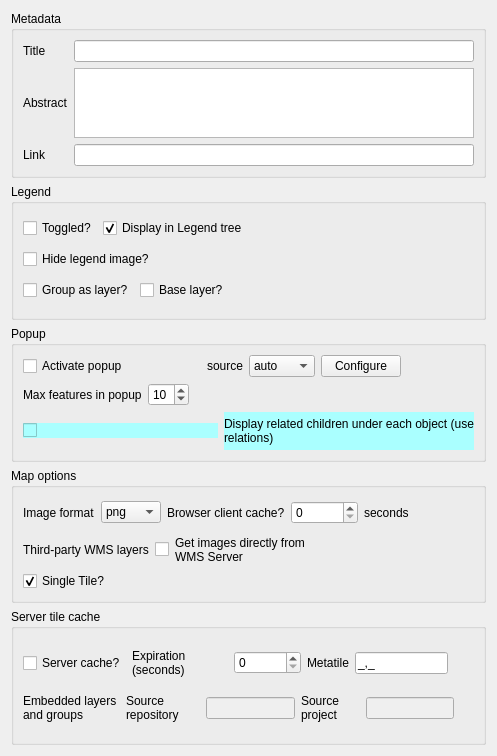
                    <widget class="QWidget" name="scrollAreaWidgetContents_10">
                     <property name="geometry">
                      <rect>
                       <x>0</x>
                       <y>0</y>
                       <width>497</width>
                       <height>756</height>
                      </rect>
                     </property>
                     <layout class="QVBoxLayout" name="verticalLayout_9">
                      <item>
                       <widget class="QgsCollapsibleGroupBox" name="mGroupBox">
                        <property name="title">
                         <string>Metadata</string>
                        </property>
                        <property name="flat">
                         <bool>false</bool>
                        </property>
                        <property name="checkable">
                         <bool>false</bool>
                        </property>
                        <layout class="QVBoxLayout" name="verticalLayout_22">
                         <item>
                          <layout class="QGridLayout" name="gridLayout_8">
                           <item row="0" column="0">
                            <widget class="QLabel" name="label_7">
                             <property name="text">
                              <string>Title</string>
                             </property>
                            </widget>
                           </item>
                           <item row="1" column="0">
                            <widget class="QLabel" name="label_8">
                             <property name="text">
                              <string>Abstract</string>
                             </property>
                            </widget>
                           </item>
                           <item row="0" column="1">
                            <widget class="QLineEdit" name="inLayerTitle"/>
                           </item>
                           <item row="1" column="1">
                            <widget class="QTextEdit" name="teLayerAbstract">
                             <property name="sizePolicy">
                              <sizepolicy hsizetype="Preferred" vsizetype="Preferred">
                               <horstretch>0</horstretch>
                               <verstretch>0</verstretch>
                              </sizepolicy>
                             </property>
                             <property name="maximumSize">
                              <size>
                               <width>16777215</width>
                               <height>70</height>
                              </size>
                             </property>
                            </widget>
                           </item>
                           <item row="2" column="0">
                            <widget class="QLabel" name="label_10">
                             <property name="text">
                              <string>Link</string>
                             </property>
                            </widget>
                           </item>
                           <item row="2" column="1">
                            <widget class="QLineEdit" name="inLayerLink"/>
                           </item>
                          </layout>
                         </item>
                        </layout>
                       </widget>
                      </item>
                      <item>
                       <widget class="QgsCollapsibleGroupBox" name="mGroupBox_2">
                        <property name="title">
                         <string>Legend</string>
                        </property>
                        <layout class="QVBoxLayout" name="verticalLayout_23">
                         <item>
                          <layout class="QHBoxLayout" name="horizontalLayout_32">
                           <item>
                            <widget class="QCheckBox" name="cbToggled">
                             <property name="text">
                              <string>Toggled?</string>
                             </property>
                            </widget>
                           </item>
                           <item>
                            <widget class="QCheckBox" name="cbDisplayInLegend">
                             <property name="text">
                              <string>Display in Legend tree</string>
                             </property>
                             <property name="checked">
                              <bool>true</bool>
                             </property>
                            </widget>
                           </item>
                           <item>
                            <spacer name="horizontalSpacer_35">
                             <property name="orientation">
                              <enum>Qt::Horizontal</enum>
                             </property>
                             <property name="sizeHint" stdset="0">
                              <size>
                               <width>40</width>
                               <height>20</height>
                              </size>
                             </property>
                            </spacer>
                           </item>
                          </layout>
                         </item>
                         <item>
                          <widget class="QCheckBox" name="cbNoLegendImage">
                           <property name="text">
                            <string>Hide legend image?</string>
                           </property>
                          </widget>
                         </item>
                         <item>
                          <layout class="QHBoxLayout" name="horizontalLayout_33">
                           <item>
                            <widget class="QCheckBox" name="cbGroupAsLayer">
                             <property name="text">
                              <string>Group as layer?</string>
                             </property>
                            </widget>
                           </item>
                           <item>
                            <widget class="QCheckBox" name="cbLayerIsBaseLayer">
                             <property name="text">
                              <string>Base layer?</string>
                             </property>
                            </widget>
                           </item>
                           <item>
                            <spacer name="horizontalSpacer_9">
                             <property name="orientation">
                              <enum>Qt::Horizontal</enum>
                             </property>
                             <property name="sizeHint" stdset="0">
                              <size>
                               <width>40</width>
                               <height>20</height>
                              </size>
                             </property>
                            </spacer>
                           </item>
                          </layout>
                         </item>
                        </layout>
                       </widget>
                      </item>
                      <item>
                       <widget class="QgsCollapsibleGroupBox" name="mGroupBox_3">
                        <property name="title">
                         <string>Popup</string>
                        </property>
                        <layout class="QVBoxLayout" name="verticalLayout_24">
                         <item>
                          <layout class="QHBoxLayout" name="horizontalLayout_7">
                           <item>
                            <widget class="QCheckBox" name="cbPopup">
                             <property name="text">
                              <string>Activate popup</string>
                             </property>
                            </widget>
                           </item>
                           <item>
                            <spacer name="horizontalSpacer_30">
                             <property name="orientation">
                              <enum>Qt::Horizontal</enum>
                             </property>
                             <property name="sizeHint" stdset="0">
                              <size>
                               <width>40</width>
                               <height>20</height>
                              </size>
                             </property>
                            </spacer>
                           </item>
                           <item>
                            <widget class="QLabel" name="label_67">
                             <property name="styleSheet">
                              <string notr="true"/>
                             </property>
                             <property name="text">
                              <string>source</string>
                             </property>
                            </widget>
                           </item>
                           <item>
                            <widget class="QComboBox" name="liPopupSource">
                             <property name="styleSheet">
                              <string notr="true"/>
                             </property>
                             <item>
                              <property name="text">
                               <string>auto</string>
                              </property>
                             </item>
                             <item>
                              <property name="text">
                               <string>lizmap</string>
                              </property>
                             </item>
                             <item>
                              <property name="text">
                               <string>qgis</string>
                              </property>
                             </item>
                            </widget>
                           </item>
                           <item>
                            <widget class="QPushButton" name="btConfigurePopup">
                             <property name="text">
                              <string>Configure</string>
                             </property>
                            </widget>
                           </item>
                           <item>
                            <spacer name="horizontalSpacer_2">
                             <property name="orientation">
                              <enum>Qt::Horizontal</enum>
                             </property>
                             <property name="sizeHint" stdset="0">
                              <size>
                               <width>40</width>
                               <height>20</height>
                              </size>
                             </property>
                            </spacer>
                           </item>
                          </layout>
                         </item>
                         <item>
                          <layout class="QHBoxLayout" name="horizontalLayout_37">
                           <item>
                            <widget class="QLabel" name="label_81">
                             <property name="text">
                              <string>Max features in popup</string>
                             </property>
                            </widget>
                           </item>
                           <item>
                            <widget class="QSpinBox" name="sbPopupMaxFeatures">
                             <property name="minimum">
                              <number>1</number>
                             </property>
                             <property name="value">
                              <number>10</number>
                             </property>
                            </widget>
                           </item>
                           <item>
                            <spacer name="horizontalSpacer_37">
                             <property name="orientation">
                              <enum>Qt::Horizontal</enum>
                             </property>
                             <property name="sizeHint" stdset="0">
                              <size>
                               <width>40</width>
                               <height>20</height>
                              </size>
                             </property>
                            </spacer>
                           </item>
                          </layout>
                         </item>
                         <item>
                          <layout class="QHBoxLayout" name="horizontalLayout_36">
                           <item>
                            <widget class="QCheckBox" name="cbPopupDisplayChildren">
                             <property name="toolTip">
                              <string>When checked, Lizmap will show children data under each parent popup. You should activate popup for parent and child layers.</string>
                             </property>
                             <property name="styleSheet">
                              <string notr="true">background-color:rgb(170, 255, 255);</string>
                             </property>
                             <property name="text">
                              <string/>
                             </property>
                            </widget>
                           </item>
                           <item>
                            <widget class="QLabel" name="label">
                             <property name="styleSheet">
                              <string notr="true">background-color:rgb(170, 255, 255);</string>
                             </property>
                             <property name="text">
                              <string>Display related children under each object (use relations)</string>
                             </property>
                             <property name="wordWrap">
                              <bool>true</bool>
                             </property>
                            </widget>
                           </item>
                          </layout>
                         </item>
                        </layout>
                       </widget>
                      </item>
                      <item>
                       <widget class="QgsCollapsibleGroupBox" name="mGroupBox_4">
                        <property name="title">
                         <string>Map options</string>
                        </property>
                        <layout class="QVBoxLayout" name="verticalLayout_25">
                         <item>
                          <layout class="QHBoxLayout" name="horizontalLayout_8">
                           <item>
                            <widget class="QLabel" name="label_9">
                             <property name="text">
                              <string>Image format</string>
                             </property>
                            </widget>
                           </item>
                           <item>
                            <widget class="QComboBox" name="liImageFormat">
                             <property name="maximumSize">
                              <size>
                               <width>60</width>
                               <height>16777215</height>
                              </size>
                             </property>
                             <item>
                              <property name="text">
                               <string>png</string>
                              </property>
                             </item>
                             <item>
                              <property name="text">
                               <string>png; mode=16bit</string>
                              </property>
                             </item>
                             <item>
                              <property name="text">
                               <string>png; mode=8bit</string>
                              </property>
                             </item>
                             <item>
                              <property name="text">
                               <string>jpeg</string>
                              </property>
                             </item>
                            </widget>
                           </item>
                           <item>
                            <widget class="QLabel" name="label_18">
                             <property name="text">
                              <string>Browser client cache?</string>
                             </property>
                             <property name="wordWrap">
                              <bool>true</bool>
                             </property>
                            </widget>
                           </item>
                           <item>
                            <widget class="QSpinBox" name="inClientCacheExpiration">
                             <property name="maximum">
                              <number>2592000</number>
                             </property>
                            </widget>
                           </item>
                           <item>
                            <widget class="QLabel" name="label_20">
                             <property name="text">
                              <string>seconds</string>
                             </property>
                            </widget>
                           </item>
                           <item>
                            <spacer name="horizontalSpacer_25">
                             <property name="orientation">
                              <enum>Qt::Horizontal</enum>
                             </property>
                             <property name="sizeHint" stdset="0">
                              <size>
                               <width>40</width>
                               <height>20</height>
                              </size>
                             </property>
                            </spacer>
                           </item>
                          </layout>
                         </item>
                         <item>
                          <layout class="QHBoxLayout" name="horizontalLayout_25">
                           <item>
                            <widget class="QLabel" name="label_56">
                             <property name="font">
                              <font>
                               <weight>50</weight>
                               <bold>false</bold>
                              </font>
                             </property>
                             <property name="text">
                              <string>Third-party WMS layers</string>
                             </property>
                             <property name="wordWrap">
                              <bool>true</bool>
                             </property>
                            </widget>
                           </item>
                           <item>
                            <widget class="QCheckBox" name="cbExternalWms">
                             <property name="text">
                              <string/>
                             </property>
                            </widget>
                           </item>
                           <item>
                            <widget class="QLabel" name="label_59">
                             <property name="text">
                              <string>Get images directly from WMS Server</string>
                             </property>
                             <property name="wordWrap">
                              <bool>true</bool>
                             </property>
                            </widget>
                           </item>
                           <item>
                            <spacer name="horizontalSpacer_34">
                             <property name="orientation">
                              <enum>Qt::Horizontal</enum>
                             </property>
                             <property name="sizeHint" stdset="0">
                              <size>
                               <width>40</width>
                               <height>20</height>
                              </size>
                             </property>
                            </spacer>
                           </item>
                          </layout>
                         </item>
                         <item>
                          <widget class="QCheckBox" name="cbSingleTile">
                           <property name="text">
                            <string>Single Tile?</string>
                           </property>
                           <property name="checked">
                            <bool>true</bool>
                           </property>
                          </widget>
                         </item>
                        </layout>
                       </widget>
                      </item>
                      <item>
                       <widget class="QgsCollapsibleGroupBox" name="mGroupBox_5">
                        <property name="title">
                         <string>Server tile cache</string>
                        </property>
                        <layout class="QVBoxLayout" name="verticalLayout">
                         <item>
                          <layout class="QHBoxLayout" name="horizontalLayout_2">
                           <item>
                            <widget class="QCheckBox" name="cbCached">
                             <property name="text">
                              <string>Server cache?</string>
                             </property>
                            </widget>
                           </item>
                           <item>
                            <widget class="QLabel" name="label_12">
                             <property name="text">
                              <string>Expiration (seconds)</string>
                             </property>
                             <property name="wordWrap">
                              <bool>true</bool>
                             </property>
                            </widget>
                           </item>
                           <item>
                            <widget class="QSpinBox" name="inCacheExpiration">
                             <property name="maximum">
                              <number>2592000</number>
                             </property>
                            </widget>
                           </item>
                           <item>
                            <widget class="QLabel" name="label_16">
                             <property name="text">
                              <string>Metatile</string>
                             </property>
                            </widget>
                           </item>
                           <item>
                            <widget class="QLineEdit" name="inMetatileSize">
                             <property name="inputMask">
                              <string>0,0;_</string>
                             </property>
                            </widget>
                           </item>
                           <item>
                            <spacer name="horizontalSpacer_27">
                             <property name="orientation">
                              <enum>Qt::Horizontal</enum>
                             </property>
                             <property name="sizeHint" stdset="0">
                              <size>
                               <width>40</width>
                               <height>20</height>
                              </size>
                             </property>
                            </spacer>
                           </item>
                          </layout>
                         </item>
                         <item>
                          <layout class="QHBoxLayout" name="horizontalLayout_23">
                           <item>
                            <widget class="QLabel" name="label_55">
                             <property name="font">
                              <font>
                               <weight>50</weight>
                               <bold>false</bold>
                              </font>
                             </property>
                             <property name="text">
                              <string>Embedded layers and groups</string>
                             </property>
                             <property name="wordWrap">
                              <bool>true</bool>
                             </property>
                            </widget>
                           </item>
                           <item>
                            <widget class="QLabel" name="label_51">
                             <property name="text">
                              <string>Source repository</string>
                             </property>
                             <property name="wordWrap">
                              <bool>true</bool>
                             </property>
                            </widget>
                           </item>
                           <item>
                            <widget class="QLineEdit" name="inSourceRepository">
                             <property name="enabled">
                              <bool>false</bool>
                             </property>
                            </widget>
                           </item>
                           <item>
                            <widget class="QLabel" name="label_50">
                             <property name="text">
                              <string>Source project</string>
                             </property>
                             <property name="wordWrap">
                              <bool>true</bool>
                             </property>
                            </widget>
                           </item>
                           <item>
                            <widget class="QLineEdit" name="inSourceProject">
                             <property name="enabled">
                              <bool>false</bool>
                             </property>
                            </widget>
                           </item>
                           <item>
                            <spacer name="horizontalSpacer_26">
                             <property name="orientation">
                              <enum>Qt::Horizontal</enum>
                             </property>
                             <property name="sizeHint" stdset="0">
                              <size>
                               <width>40</width>
                               <height>20</height>
                              </size>
                             </property>
                            </spacer>
                           </item>
                          </layout>
                         </item>
                        </layout>
                       </widget>
                      </item>
                     </layout>
                    </widget>
